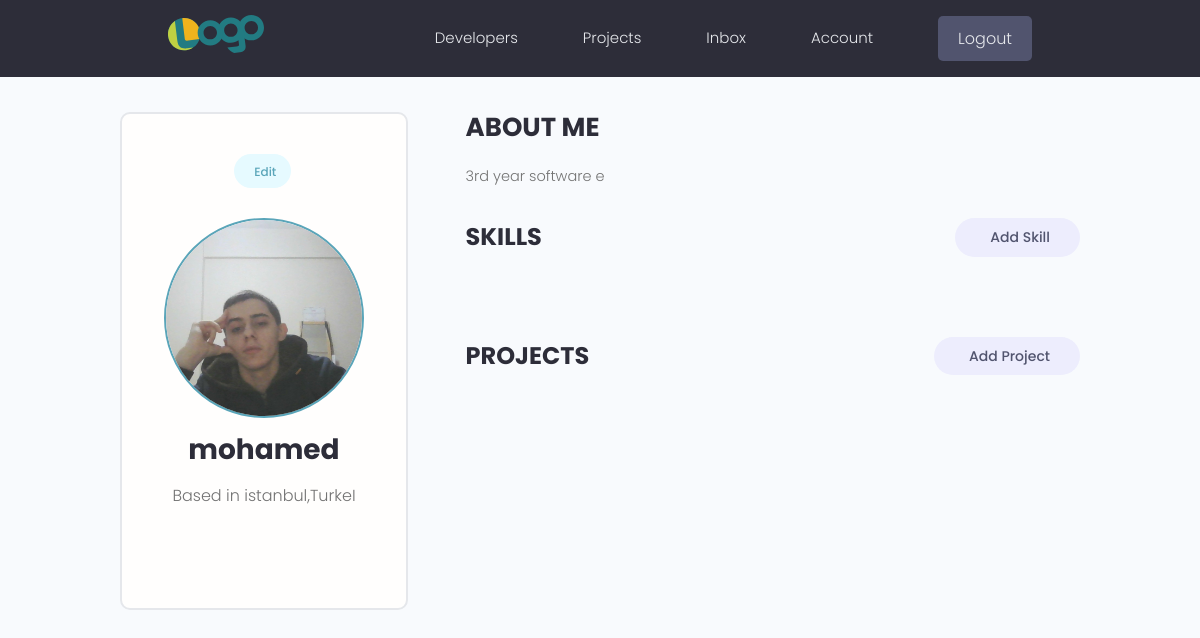
Before: /account/ (signed in) with the older database file.
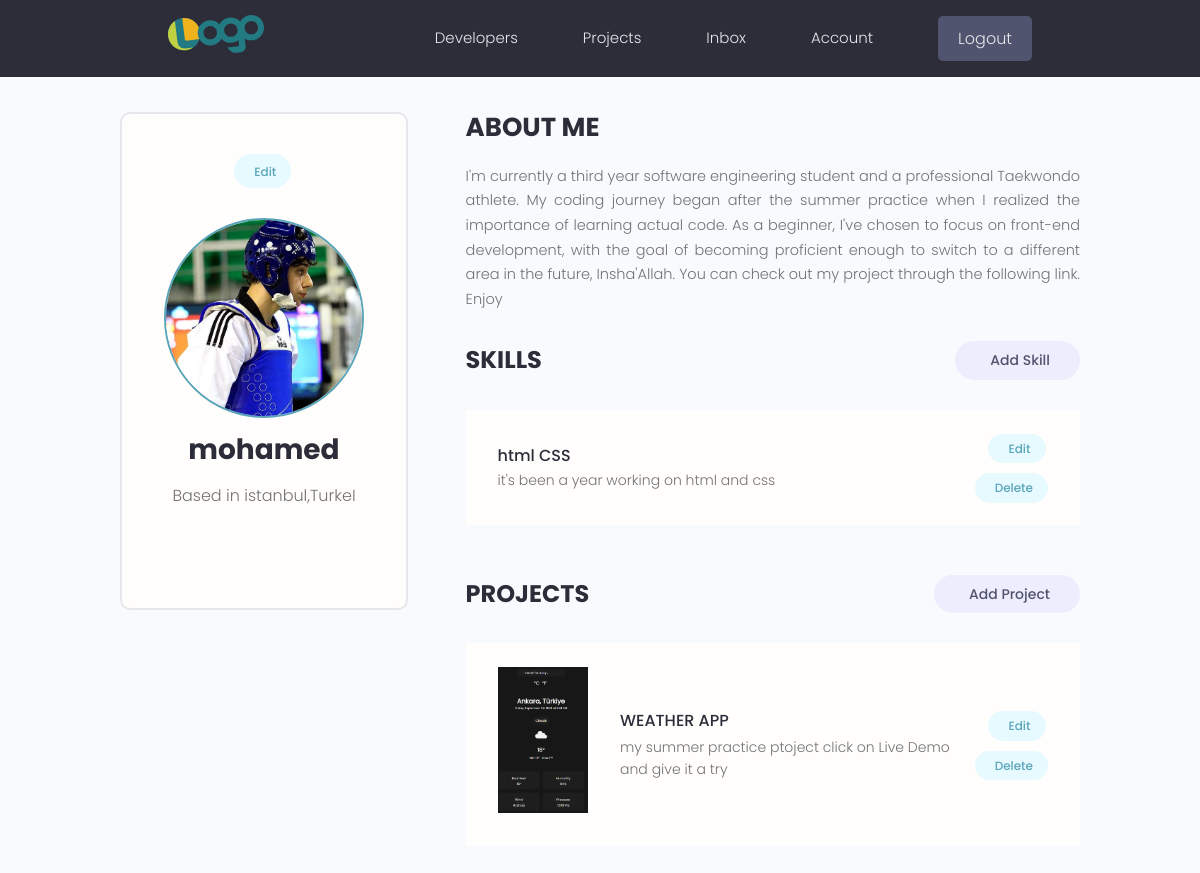
After: the same page with the newer database file.
### users/models.py (models this page shows, shortened)
class Profile(models.Model):
    user = models.OneToOneField(
        User, on_delete=models.CASCADE, null=True, blank=True)
    name = models.CharField(max_length=200, blank=True, null=True)
    email = models.EmailField(max_length=500, blank=True, null=True)
    username = models.CharField(max_length=200, blank=True, null=True)
    location = models.CharField(max_length=200, blank=True, null=True)
    short_intro = models.CharField(max_length=200, blank=True, null=True)
    bio = models.TextField(blank=True, null=True)
    profile_image = models.ImageField(
        null=True, blank=True, upload_to='profiles/', default="profiles/user-default.png")
    social_github = models.CharField(max_length=200, blank=True, null=True)
    social_twitter = models.CharField(max_length=200, blank=True, null=True)
    social_linkedin = models.CharField(max_length=200, blank=True, null=True)
    social_youtube = models.CharField(max_length=200, blank=True, null=True)
    social_website = models.CharField(max_length=200, blank=True, null=True)
    created = models.DateTimeField(auto_now_add=True)
    id = models.UUIDField(default=uuid.uuid4, unique=True,
                          primary_key=True, editable=False)
    class Meta:
        ordering = ['created']
    @property
    def imageURL(self):
        try:
            url = self.profile_image.url
        except:
            url = ''
        return url

class Skill(models.Model):
    owner = models.ForeignKey(
        Profile, on_delete=models.CASCADE, null=True, blank=True)
    name = models.CharField(max_length=200, blank=True, null=True)
    description = models.TextField(null=True, blank=True)
    created = models.DateTimeField(auto_now_add=True)
    id = models.UUIDField(default=uuid.uuid4, unique=True,
                          primary_key=True, editable=False)

### projects/models.py (models this page shows, shortened)
class Project(models.Model):
    owner = models.ForeignKey(
        Profile, null=True, blank=True, on_delete=models.CASCADE)
    title = models.CharField(max_length=200)
    description = models.TextField(null=True, blank=True)
    featured_image = models.ImageField(
        null=True, blank=True, default="default.jpg")
    demo_link = models.CharField(max_length=2000, null=True, blank=True)
    source_link = models.CharField(max_length=2000, null=True, blank=True)
    tags = models.ManyToManyField('Tag', blank=True)
    vote_total = models.IntegerField(default=0, null=True, blank=True)
    vote_ratio = models.IntegerField(default=0, null=True, blank=True)
    created = models.DateTimeField(auto_now_add=True)
    id = models.UUIDField(default=uuid.uuid4, unique=True,
                          primary_key=True, editable=False)
    class Meta:
        ordering = ['-vote_ratio', '-vote_total', 'title']
    @property
    def imageURL(self):
        try:
            url = self.featured_image.url
        except:
            url = ''
        return url

### users/views.py (the view)
# urls.py: path('account/', views.userAccount, name="account"),
@login_required(login_url='login') #login is required
def userAccount(request):
    profile = request.user.profile
    skills = profile.skill_set.all()
    projects = profile.project_set.all()
    context = {'profile': profile, 'skills': skills, 'projects': projects}
    return render(request, 'users/account.html', context)

### users/templates/users/account.html (shortened to what this page needs)
{% extends 'main.html' %}
{% block content %}
<main class="settingsPage profile my-md">
  <div class="container">
    <div class="layout">
      <div class="column column--1of3">
        <div class="card text-center">
          <div class="card__body dev">
            <a class="tag tag--pill tag--main settings__btn" href="{% url 'edit-account' %}">
              Edit</a>
            <img class="avatar avatar--xl dev__avatar" src="{{profile.imageURL}}" />
            <h2 class="dev__name">{{profile.name}}</h2>
            <p class="dev__location">Based in {{profile.location}}</p>
          </div>
        </div>
      </div>
      <div class="column column--2of3">
        <div class="devInfo">
          <h3 class="devInfo__title">About Me</h3>
          <p class="devInfo__about">{{profile.bio}}</p>
        </div>
        <div class="settings">
          <h3 class="settings__title">Skills</h3>
          <a class="tag tag--pill tag--sub settings__btn tag--lg" href="{% url 'create-skill' %}"> Add Skill</a>
        </div>
        <table class="settings__table">
          {% for skill in skills %}
          <tr>
            <td class="settings__tableInfo">
              <h4>{{skill.name}}</h4>
              <p>
                {{skill.description}}
              </p>
            </td>
            <td class="settings__tableActions">
              <a class="tag tag--pill tag--main settings__btn" href="{% url 'update-skill' skill.id %}"> Edit</a>
              <a class="tag tag--pill tag--main settings__btn" href="{% url 'delete-skill' skill.id %}?next=/account">
                Delete</a>
            </td>
          </tr>
          {% endfor %}
        </table>
        <div class="settings">
          <h3 class="settings__title">Projects</h3>
          <a class="tag tag--pill tag--sub settings__btn tag--lg" href="{% url 'create-project' %}"> Add Project</a>
        </div>
        <table class="settings__table">
          {% for project in projects %}
          <tr>
            <td class="settings__thumbnail">
              <a href="{% url 'project' project.id %}"><img src="{{project.imageURL}}" alt="Project Thumbnail" /></a>
            </td>
            <td class="settings__tableInfo">
              <a href="{% url 'project' project.id %}">{{project.title}}</a>
              <p>{{project.description|slice:"150"}}</p>
            </td>
            <td class="settings__tableActions">
              <a class="tag tag--pill tag--main settings__btn" href="{% url 'update-project' project.id %}"> Edit</a>
              <a class="tag tag--pill tag--main settings__btn"
                href="{% url 'delete-project'  project.id %}?next=/account">
                Delete</a>
            </td>
          </tr>
          {% endfor %}
        </table>
      </div>
    </div>
  </div>
</main>
{% endblock %}

Changed rows visible on the page:
changed Profile "mohamed": imageURL: a different picture; bio "3rd year software e" → "I'm currently a third year software engineering student and a professional Taekwondo athlete. My coding journey began after the summer practice when I realized the importance of learning actual code. As a beginner, I've chosen to focus on front-end development, with the goal of becoming proficient enough to switch to a different area in the future, Insha'Allah. You can check out my project through the following link. Enjoy"
added Skill: name "html CSS", description "it's been a year working on html and css"
added Project: imageURL (picture), title "WEATHER APP", description "my summer practice ptoject click on Live Demo and give it a try"
